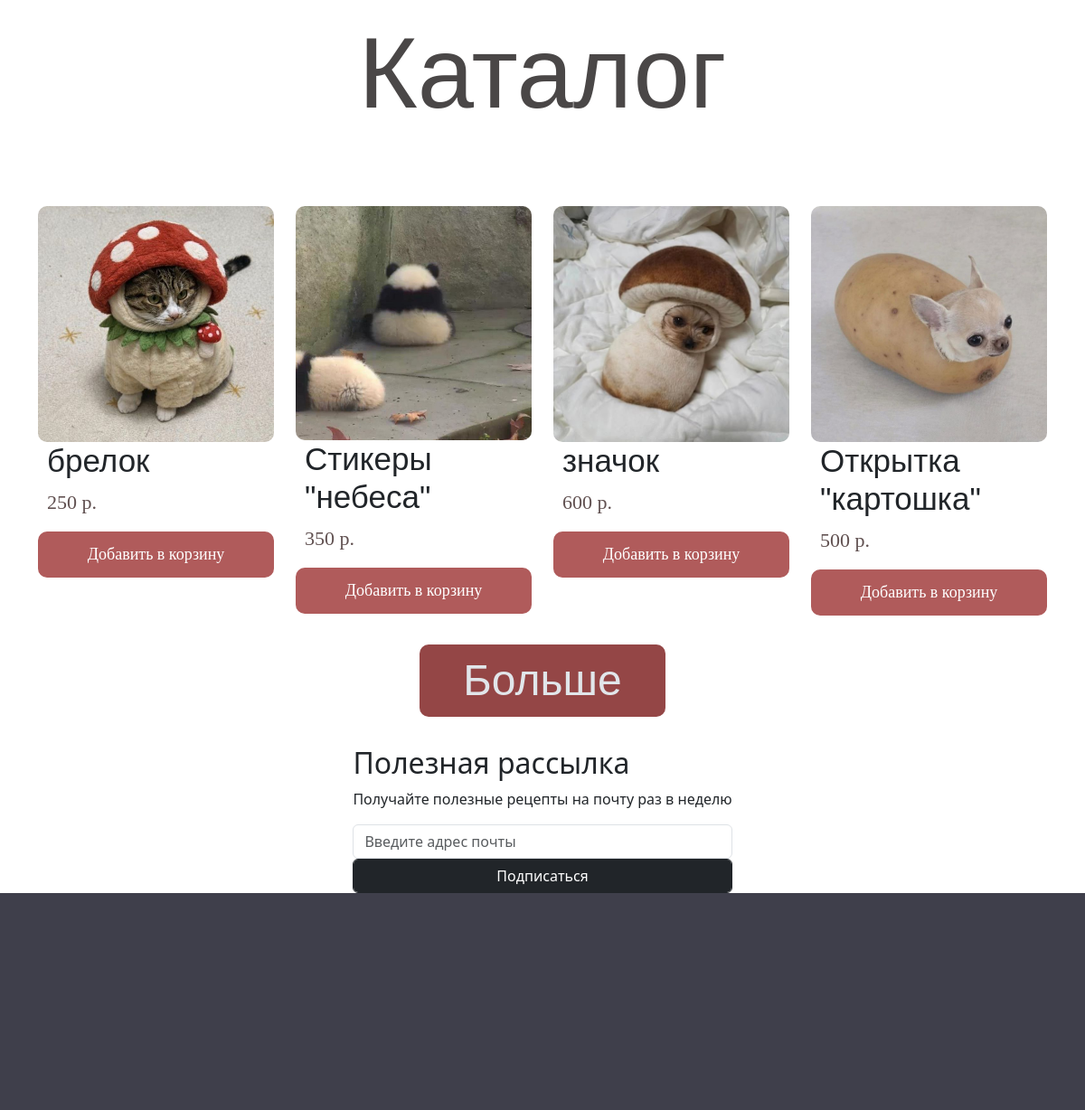
The app's page / (lower part), older data.
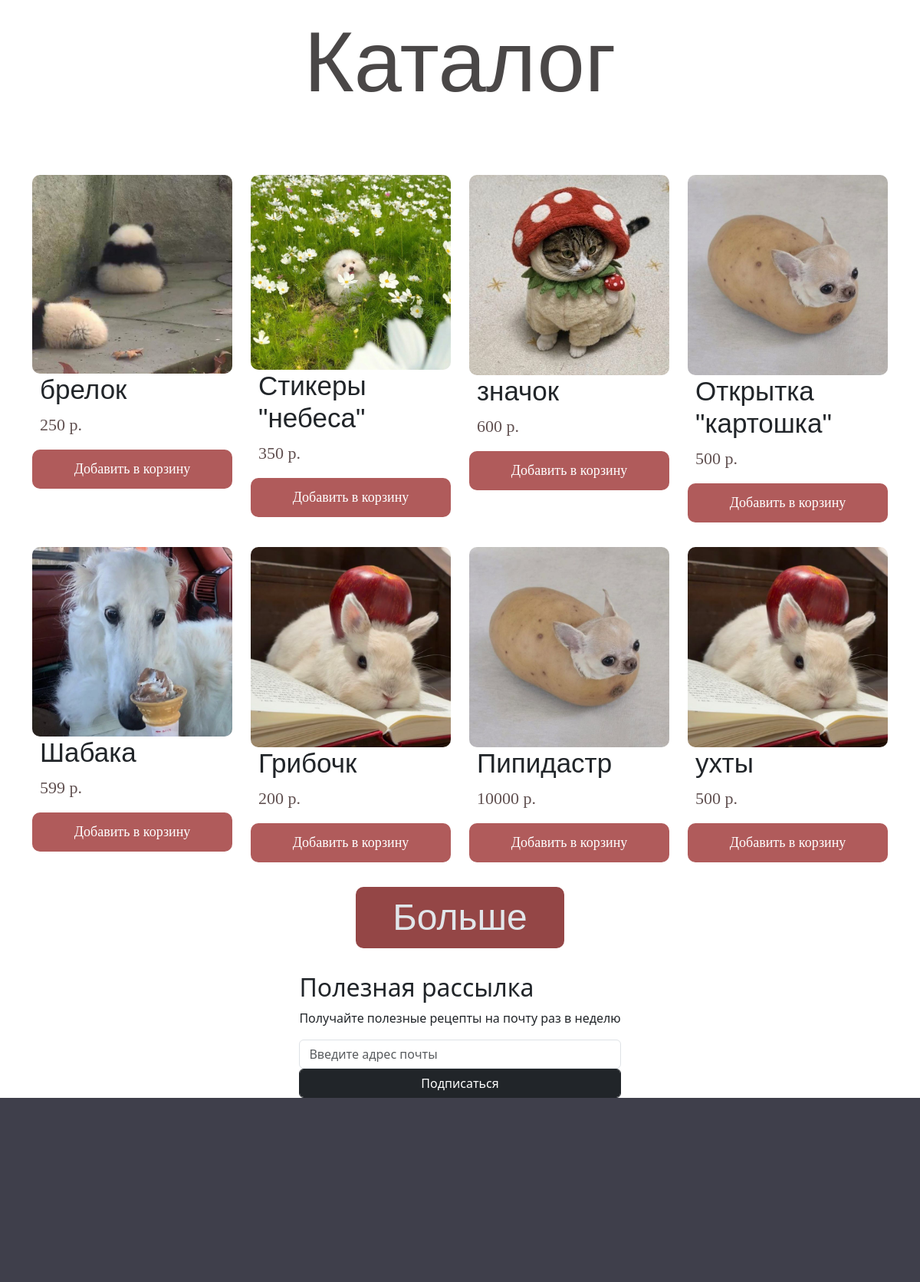
The same page, newer data.
### concatenatio_app/models.py (models this page shows, shortened)
class Item(models.Model):
    item_types = (('trinket', 'Брелоки'),
                ('postcards', 'Открытки'),
                ('stickers', 'Стикеры'),
                ('notebooks', 'Блокноты'),
                ('icons', 'Значки'),
                ('sets', 'Наборы'),
                ('other', 'Прочее'))
    def user_directory_path(instance, filename):
        title = str(translit(value = instance.item_title, language_code = 'ru', reversed = True)).replace('"', '_').replace(' ', '_')
        id = str(instance.id)
        filename = '1.jpg'
        return f'item/{id}_{title}/{filename}'
    def user_directory_path2(instance, filename):
        title = str(translit(value = instance.item_title, language_code = 'ru', reversed = True)).replace('"', '_').replace(' ', '_')
        id = str(instance.id)
        filename = '2.jpg'
        return f'item/{id}_{title}/{filename}'
    item_title = models.CharField(max_length=100)
    item_price = models.IntegerField()
    item_description = models.TextField()
    item_image = models.ImageField(default='none', upload_to=user_directory_path)
    item_image_2 = models.ImageField(default='none', upload_to=user_directory_path2)
    item_quantity = models.IntegerField()
    item_type = models.CharField(max_length = 100, choices=item_types)

### concatenatio_app/views.py (the view)
# urls.py: path('', views.index, name='index'),
def index(request):
    try:
        item = Item.objects.all()
        context = { 'username' : request.user.username,
                    'item_list' : item }
        return render(request, 'index.html', context)
    except AttributeError as e:
        return render(request, 'index.html')

### concatenatio_app/templates/index.html (shortened to what this page needs)
{% extends "base.html" %}
{% load static %}
{% block css %}
    <link rel="stylesheet" href={% static 'css/header.css' %}>
    <link rel="stylesheet" href={% static 'css/interesting.css' %}>
    <link rel="stylesheet" href={% static 'css/katalog.css' %}>
    <link rel="stylesheet" href={% static 'css/main.css' %}>
    <link rel="stylesheet" href={% static 'fonts/Tsarevich_Old/Tsarevich_Old.ttf' %} media="screen">
{% endblock %}
{% block content %}
    <div class="sg-catalog">
        <div class='container'>
            <h1 class="sg-text-catalog Tsarevichold">Каталог</h1>
            <div class="row sg-row item-row id="item"">
                {% for item in item_list %}
                <div class="col-3">
                    <div class="card sg-card item-card" onclick="window.location='/item/{{ item.id }}'">
                        <img class="sg-img-padding item-img" src={{ item.item_image.url }} id='img-{{ item.id }}' >
                        <h1 class="Tsarevichold ne-price item-title">{{ item.item_title }}</h1>
                        <p class="price CodecProVariable">{{ item.item_price }} р.</p>
                        <button><a href='/item/{{ item.id }}' class="button-price CodecProVariable">  Добавить в корзину </a></button>
                    </div>
                </div>
                {% endfor %}
            </div>
        </div>
        <button
        class='more Tsarevichold'
        onclick="window.location={% url 'catalog' 'all' %}">
            Больше
        </button>
    </div>
    <section class="feedback">
		<div class="container">
			<div class="col-sm-12 d-flex justify-content-center">
				<div class="title">
					<h2 class="title-main">Полезная рассылка</h2>
					<p class="title-text">Получайте полезные рецепты на почту раз в неделю</p>
					<div class="feedback-form">
						<input type="email" class="form-control" name="email" id="email" placeholder="Введите адрес почты">
						<input type="button" id="submit-button" class="form-control btn btn-dark" value="Подписаться">
					</div>
				</div>
			</div>
		</div>
	</section>
{% endblock %}

Row changes from the older to the newer data that the page shows:
changed Item "брелок": item_image: a different picture
changed Item "Стикеры \"небеса\"": item_image: a different picture
changed Item "значок": item_image: a different picture
added Item: item_image (picture), item_title "Шабака", item_price "599"
added Item: item_image (picture), item_title "Грибочк", item_price "200"
added Item: item_image (picture), item_title "Пипидастр", item_price "10000"
added Item: item_image (picture), item_title "ухты", item_price "500"
